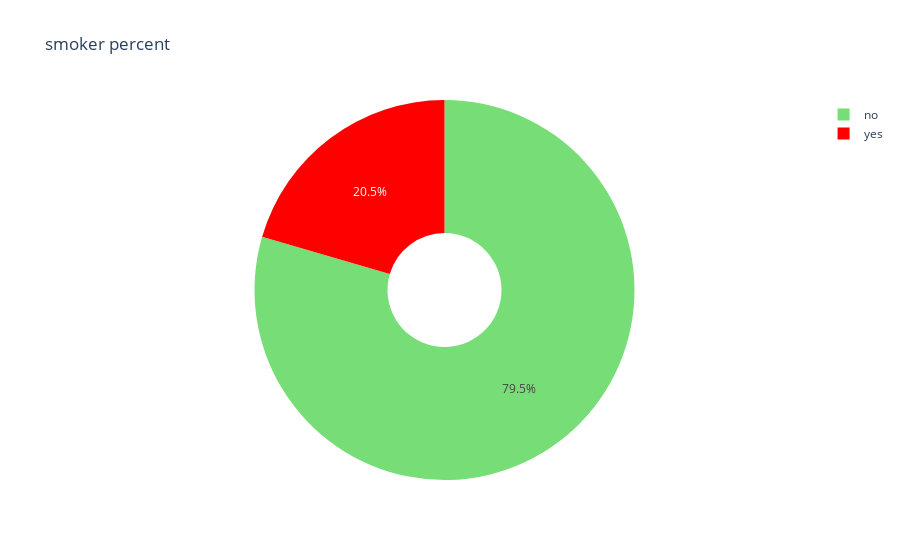

Notebook cell for this chart:
### Markdown cell above
### Gráfricos de pastel.

Para variables categoricas.

### Code cell
pie_plot("smoker",{"yes":"red","no":"#77dd77"})

### Figure 1 — Plotly figure (JSON) as saved in the notebook; plotly's stock layout.template omitted (floating-point values rounded to 4 significant figures; data arrays with more than 128 entries replaced by an {"elided": "..."} marker saying what was removed)
{"data": [{"customdata": {"elided": "1338x1 str values"}, "domain": {"x": [0, 1], "y": [0, 1]}, "hole": 0.3, "hovertemplate": "smoker=%{customdata[0]}<extra></extra>", "labels": {"elided": "1338 str values"}, "legendgroup": "", "marker": {"colors": {"elided": "1338 str values"}}, "name": "", "showlegend": true, "type": "pie"}], "layout": {"legend": {"tracegroupgap": 0}, "title": {"text": "smoker percent"}}}
